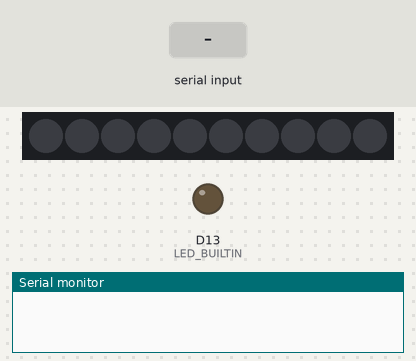
A sketch run on a simulated Adafruit Circuit Playground Express. On the bench: 10 RGB LEDs in strip order, left to right, output pins drawn as LEDs (lit = HIGH), the last lines printed to the serial monitor. The inputs (shaded band) are chosen by the test bench. Dim RGB values are drawn brighter than linear.

Above: at 1.2 s.
1.3 s: "S 1\n" received over Serial
At 1.45 s:
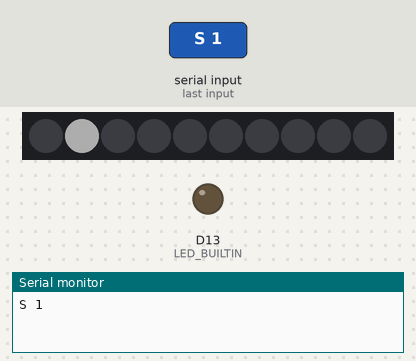
3.1 s: "E 1\n" received over Serial
At 4.3 s:
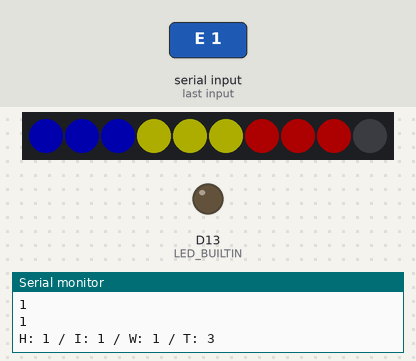
4.6 s: "E90\n" received over Serial
At 5.4 s:
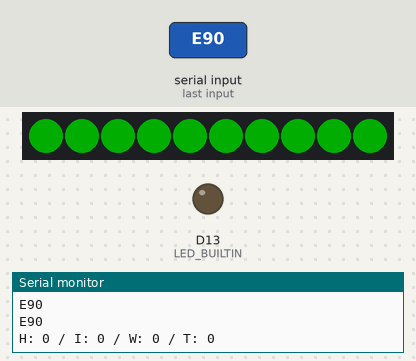
6.1 s: "E 150\n" received over Serial
At 6.5 s:
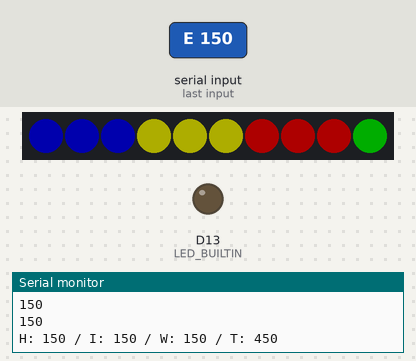
7.6 s: "S 150\n" received over Serial
At 7.65 s:
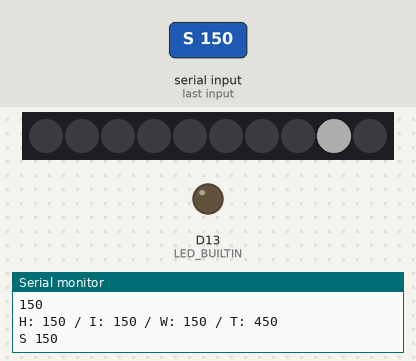
9.6 s: "E 45\n" received over Serial
At 10.7 s:
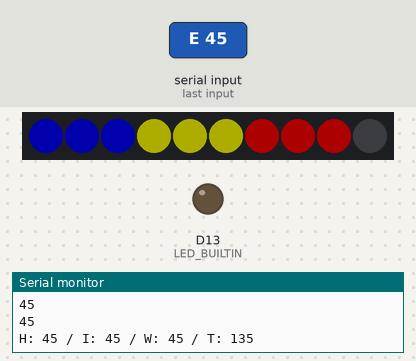
Timing chart, 0 to 12.1 s (numbered marks = the images above; inputs shaded):
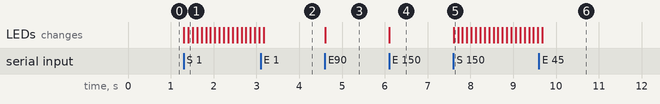

Measured:
- after the input at 1.3 s, the LEDs: first change at once (image 1 shows a later state)
- after the input at 3.1 s, the LEDs: change after 0.07 s (image 2)
- after the input at 4.6 s, the LEDs: change at once (image 3)
- after the input at 6.1 s, the LEDs: change at once (image 4)
- after the input at 7.6 s, the LEDs: change at once (image 5)
- after the input at 9.6 s, the LEDs: change after 0.08 s (image 6)

The sketch:

sonarlint-hardware-companion-firmware.ino
```cpp
// (licence header left out)
#include <Adafruit_CircuitPlayground.h>

#define PIXEL_COUNT 10

String message = "";
boolean messageReceived = false;

uint8_t currentState;
#define STATE_IDLE 0
#define STATE_RUNNING 1
#define STATE_FINISHED 2

uint8_t currentRunningLed = 0;

boolean flag;
int b;

void setup() {
  CircuitPlayground.begin();
  CircuitPlayground.setBrightness(50);

  pinMode(LED_BUILTIN, OUTPUT);

  Serial.begin(115200);
  while (!Serial) {
    ; // wait for serial port to connect. Needed for native USB port only
  }

  message.reserve(200);
  currentState = STATE_IDLE;
  flag = false;
  b = 0;
}

void loop() {

  if (messageReceived) {
    // message has format '<# of Hint> <# of Info> <# of Warning>'
    // read # of Hint
    Serial.println(message);

    if (message.startsWith("S")) {
      currentState = STATE_RUNNING;
    } else if(message.startsWith("E")) {
      currentState = STATE_FINISHED;

      showIssueRatios();
    }

    message = "";
    messageReceived = false;
  }

  if (currentState == STATE_RUNNING) {
    animateLed();
  } else if(currentState == STATE_FINISHED && flag == true) {
    play();
  }

  if (Serial.available() > 0) {
    readFromSerial();
  }
}

void readFromSerial() {
  while (Serial.available() > 0) {
    char inChar = (char)Serial.read();
    message += inChar;
    if (inChar == '\n') {
      messageReceived = true;
    }
  }
}

void animateLed() {
  for (uint8_t pixel = 0; pixel < PIXEL_COUNT; pixel ++) {
    if (pixel == currentRunningLed) {
      CircuitPlayground.setPixelColor(pixel, 0xffffff);
    } else {
      CircuitPlayground.setPixelColor(pixel, 0x000000);
    }
  }
  currentRunningLed = (currentRunningLed + 1) % PIXEL_COUNT;
  delay(100);
}

void showIssueRatios() {
  message = message.substring(message.indexOf(' ') + 1);

  int indexOfSpace1;
  int indexOfSpace2;
  int numberOfHints, numberOfInfo, numberOfWarning, total;
  float ratioOfHints, ratioOfInfo, ratioOfWarning;
  int filledHint, filledInfo;

  indexOfSpace1 = message.indexOf(' ');
  numberOfHints = message.substring(0, indexOfSpace1).toInt();
  // read # of Info
  Serial.println(message.substring(indexOfSpace1 + 1));
  indexOfSpace2 = message.indexOf(' ', indexOfSpace1 + 1);
  numberOfInfo = message.substring(indexOfSpace1 + 1, indexOfSpace2).toInt();
  // read # of Warning
  Serial.println(message.substring(indexOfSpace2 + 1));
  numberOfWarning = message.substring(indexOfSpace2 + 1).toInt();

  total = numberOfHints + numberOfInfo + numberOfWarning;
  Serial.print("H: ");
  Serial.print(numberOfHints);
  Serial.print(" / I: ");
  Serial.print(numberOfInfo);
  Serial.print(" / W: ");
  Serial.print(numberOfWarning);
  Serial.print(" / T: ");
  Serial.println(total);
  if (total == 0) {
    setAllPixels(0x00ff00);
  } else {
    ratioOfHints = 1.0 * numberOfHints / total;
    ratioOfInfo = 1.0 * numberOfInfo / total;
    ratioOfWarning = 1.0 * numberOfWarning / total;

    filledHint = fillPixelsWith(0, ratioOfHints, 0x0000ff);
    filledInfo = fillPixelsWith(filledHint, ratioOfInfo, 0xffff00);
    fillPixelsWith(filledInfo, ratioOfWarning, 0xff0000);
  }
  if (numberOfHints == 0 && numberOfInfo == 0 && numberOfWarning != 0) {
    flag = true;
    b = 0;
  } else {
    flag = false;
  }
}

uint8_t fillPixelsWith(uint8_t startPixel, float ratio, uint32_t color) {
  if (ratio == 0.0) {
    return startPixel;
  }
  float ratioUntilNegative = ratio;
  uint8_t lastFilledPixel = startPixel;
  while(ratioUntilNegative >= 0.05 && lastFilledPixel < PIXEL_COUNT) {
    CircuitPlayground.setPixelColor(lastFilledPixel, color);
    lastFilledPixel += 1;
    ratioUntilNegative -= 0.1;
  }
  return lastFilledPixel;
}

void setAllPixels(uint32_t color) {
  for (uint8_t pixel = 0; pixel < PIXEL_COUNT; pixel ++) {
    CircuitPlayground.setPixelColor(pixel, color);
  }
}

#define  a3f    208     // 208 Hz
#define  b3f    233     // 233 Hz
#define  b3     247     // 247 Hz
#define  c4     261     // 261 Hz MIDDLE C
#define  c4s    277     // 277 Hz
#define  e4f    311     // 311 Hz
#define  f4     349     // 349 Hz
#define  a4f    415     // 415 Hz
#define  b4f    466     // 466 Hz
#define  b4     493     // 493 Hz
#define  c5     523     // 523 Hz
#define  c5s    554     // 554 Hz
#define  e5f    622     // 622 Hz
#define  f5     698     // 698 Hz
#define  f5s    740     // 740 Hz
#define  a5f    831     // 831 Hz

#define rest    -1

volatile int beatlength = 40; // determines tempo
float beatseparationconstant = 0.1;

int song1_chorus_melody[] =
{ b4f, b4f, a4f, a4f,
  f5, f5, e5f, b4f, b4f, a4f, a4f, e5f, e5f, c5s, c5, b4f,
  c5s, c5s, c5s, c5s,
  c5s, e5f, c5, b4f, a4f, a4f, a4f, e5f, c5s,
  b4f, b4f, a4f, a4f,
  f5, f5, e5f, b4f, b4f, a4f, a4f, a5f, c5, c5s, c5, b4f,
  c5s, c5s, c5s, c5s,
  c5s, e5f, c5, b4f, a4f, rest, a4f, e5f, c5s, rest
};

int song1_chorus_rhythmn[] =
{ 1, 1, 1, 1,
  3, 3, 6, 1, 1, 1, 1, 3, 3, 3, 1, 2,
  1, 1, 1, 1,
  3, 3, 3, 1, 2, 2, 2, 4, 8,
  1, 1, 1, 1,
  3, 3, 6, 1, 1, 1, 1, 3, 3, 3, 1, 2,
  1, 1, 1, 1,
  3, 3, 3, 1, 2, 2, 2, 4, 8, 4
};

void play() {
  int notelength;
  // chorus
  notelength = beatlength * song1_chorus_rhythmn[b];
  if (song1_chorus_melody[b] > 0) {
    CircuitPlayground.playTone(song1_chorus_melody[b], notelength);
  }
  b++;
  if (b >= sizeof(song1_chorus_melody) / sizeof(int)) {
    b = 0;
  }
  delay(notelength);
  delay(notelength * beatseparationconstant);
}
```
